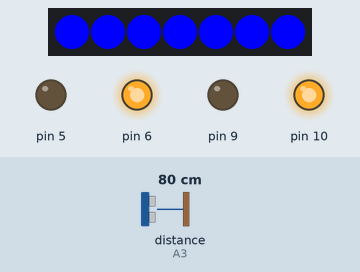
Recording of a sketch running on a simulated Arduino Uno, built with avr-gcc and run on an emulated ATmega328P. Parts: 7 RGB LEDs in strip order, left to right, output pins drawn as LEDs (lit = HIGH). The test bench sets the inputs (shaded band); at power-on: distance to the obstacle (sensor on A3) 80 cm. No radio packets arrive unless stated; what the sketch prints to the serial monitor is not drawn.

Above: at 1.2 s.
1.3 s: distance to the obstacle (sensor on A3) set to 17 cm
2.8 s: distance to the obstacle (sensor on A3) set to 13 cm
At 3.8 s:
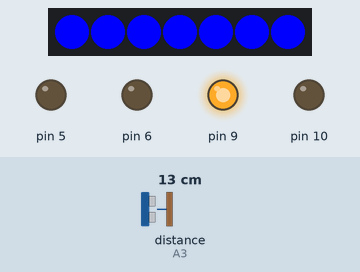
4.3 s: distance to the obstacle (sensor on A3) set to 18 cm
At 5.5 s:
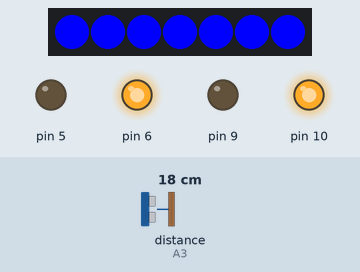
5.8 s: distance to the obstacle (sensor on A3) set to 2 cm
At 6.8 s:
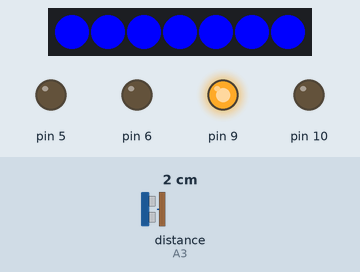
Timing chart, 0 to 8.3 s (numbered marks = the images above; inputs shaded):
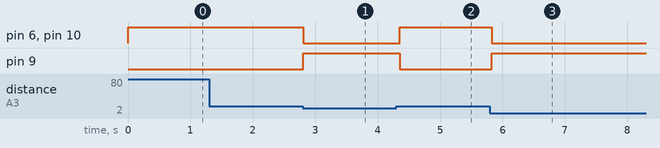

The sketch:

autoSlaveBlue.ino
```cpp
#include <RF24Network.h>
#include <RF24.h>
#include <SPI.h>
#include <NewPing.h>
#include <FastLED.h>

NewPing sonar(A2, A3, 30);

#define NUM_LEDS 7
#define DATA_PIN 4
#define CLOCK_PIN 13
CRGB leds[NUM_LEDS];
//define colors
int rainbow[7][3] = {{255, 0, 0}, {170, 85, 0}, {85, 170, 0}, {0, 255, 0}, {0, 170, 85}, {0, 85, 170}, {0, 0, 255}};
int black[7][3] = {{0, 0, 0}, {0, 0, 0}, {0, 0, 0}, {0, 0, 0}, {0, 0, 0}, {0, 0, 0}, {0, 0, 0}};
int red[7][3] = {{255, 0, 0}, {255, 0, 0}, {255, 0, 0}, {255, 0, 0}, {255, 0, 0}, {255, 0, 0}, {255, 0, 0}};
int green[7][3] = {{0, 255, 0}, {0, 255, 0}, {0, 255, 0}, {0, 255, 0}, {0, 255, 0}, {0, 255, 0}, {0, 255, 0}};
int blue[7][3] = {{0, 0, 255}, {0, 0, 255}, {0, 0, 255}, {0, 0, 255}, {0, 0, 255}, {0, 0, 255}, {0, 0, 255}};

RF24 radio(7, 8);                   // nRF24L01(+) radio attached using Getting Started board

RF24Network network(radio);         // Network uses that radio

const uint16_t this_node = 03;      // Address of our node in Octal format
const uint16_t master = 00;         // Address of the other node in Octal format

struct payload_t {                  // Structure of our payload
  int id;
  int left_speed;
  int right_speed;
  bool drive_direction;
  unsigned long node;
};

int normSpeed = 255;
int minDist = 15;
bool driving = true;
int left_speed = 255, right_speed = 255;
bool anim = false;

void setup(void) {
  Serial.begin(115200);
  Serial.println("SLAVE");

  SPI.begin();
  radio.begin();
  network.begin(/*channel*/ 90, /*node address*/ this_node);

  FastLED.addLeds<WS2812B, 4, GRB>(leds, 7);
  setColor(blue);

  //motor_l
  pinMode(5, OUTPUT);
  pinMode(6, OUTPUT);
  //motor_r
  pinMode(9, OUTPUT);
  pinMode(10, OUTPUT);
  digitalWrite(5, LOW);
  digitalWrite(6, LOW);
  digitalWrite(9, LOW);
  digitalWrite(10, LOW);
}

void network_receive() {
  while (network.available() ) {          // Is there anything ready for us?
    RF24NetworkHeader header;             // If so, grab it and print it out
    payload_t payload;
    network.read(header, &payload, sizeof(payload));
    Serial.print("Received packet id #");
    Serial.print(payload.id);
    Serial.print(" from node #");
    Serial.println(payload.node);

    if (payload.id == 0) {
      Serial.println("pong -> 00");
      network_send(00, payload_t {0, 0, 0, 0, this_node});
    } else if (payload.id == 1) {
      left_speed = payload.left_speed;
      right_speed = payload.right_speed;
      driving = true;
    }
    else if (payload.id == 2) {
      driving = false;
      setColor(black);
    }
    else if (payload.id == 3) {
      driving = false;
      setColor(green);
    }
    else if (payload.id == 5) {
      driving = true;
      anim = true;
    }
    else {
      Serial.print("UNKNOWN PACKET FROM NODE #");
      Serial.println(payload.node);
    }
  }
}

int dist;
long t = 0;
void updateSensors() {
  //sonar
  if (millis() >= t + 29) {
    dist = sonar.ping_cm();
    t = millis();
  }
  //Serial.println(dist);
}

bool isColliding() {
  if (dist < minDist && dist > 0) {
    return true;
  }
  return false;
}

void drive_forward(int left_speed, int right_speed) {
  digitalWrite(5, LOW);
  analogWrite(6, left_speed);
  digitalWrite(9, LOW);
  analogWrite(10, right_speed);
}

void drive_backwards(int left_speed, int right_speed) {
  analogWrite(5, left_speed);
  digitalWrite(6, LOW);
  analogWrite(9, right_speed);
  digitalWrite(10, LOW);
}


void network_send(uint16_t node, payload_t localpayload) {
  Serial.print("Sending...");
  //payload_t payload = payload;
  RF24NetworkHeader header(/*to node*/ node);
  bool ok = network.write(header, &localpayload, sizeof(localpayload));
  if (ok) {
    Serial.println("ok.");
  }
  else {
    Serial.println("failed.");
  }
}

void setColor(int colors[7][3]) {
  for (int i = 0; i < NUM_LEDS; i++) {
    leds[i] = CRGB(colors[i][0], colors[i][1], colors[i][2]);
  }
  FastLED.show();
}

int j = 0;
int s = 0;
void animateColor(int colors[7][3]) {
  if (anim) {
    if (millis() >= s + 100) {
      j++;
      for (int i = 0; i < NUM_LEDS; i++) {
        leds[i] = CRGB(colors[(i + j) % NUM_LEDS][0], colors[(i + j) % NUM_LEDS][1], colors[(i + j) % NUM_LEDS][2]);
      }
      FastLED.show();
      s = millis();
    }
  }
}

void loop() {
  network.update();                       // Check the network regularly
  network_receive();
  updateSensors();

  animateColor(rainbow);
  if (isColliding()) {
    drive_forward(0, 0);
    drive_backwards(0, right_speed);
    delay(80);
  } else {
    if (driving) {
      drive_forward(left_speed, right_speed);
    } else {
      drive_forward(0, 0);
    }
  }
}
```

Measured:
- the behaviour switches between 15 and 14 cm on distance to the obstacle (sensor on A3) (found by bisection; images 0 and 1)
- after the input at 1.3 s, every drawn part: stays the same
- after the input at 2.8 s, pin 6, pin 10: HIGH → LOW at once; pin 9: LOW → HIGH at once
- after the input at 4.3 s, pin 6, pin 10: LOW → HIGH after 0.06 s; pin 9: HIGH → LOW after 0.06 s
- after the input at 5.8 s, pin 6, pin 10: HIGH → LOW at once; pin 9: LOW → HIGH at once
